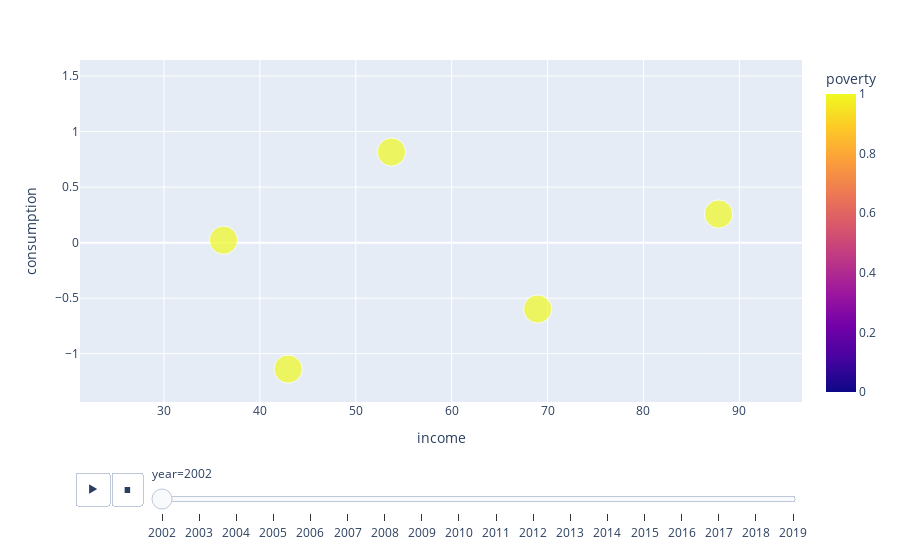

Write notebook code for a chart like this one.
### Markdown cell above
- Plotly is a little advanced, but it is very powerful. 
- You can even create easy animations with it (albeit mileage may vary)

### Code cell
px.scatter(hh_panel, x="income", y="consumption", animation_frame="year", animation_group="hhid",
           size="poverty", hover_name="hhid", color='poverty')

### Figure 1 — Plotly figure (JSON) as saved in the notebook; plotly's stock layout.template omitted (floating-point values rounded to 4 significant figures)
{"data": [{"hovertemplate": "<b>%{hovertext}</b><br><br>year=2002<br>income=%{x}<br>consumption=%{y}<br>poverty=%{marker.color}<extra></extra>", "hovertext": [0, 1, 2, 3, 4, 5, 6, 7, 8, 9], "ids": [0, 1, 2, 3, 4, 5, 6, 7, 8, 9], "legendgroup": "", "marker": {"color": [1, 0, 0, 1, 1, 0, 0, 1, 1, 0], "coloraxis": "coloraxis", "size": [1, 0, 0, 1, 1, 0, 0, 1, 1, 0], "sizemode": "area", "sizeref": 0.0025, "symbol": "circle"}, "mode": "markers", "name": "", "orientation": "v", "showlegend": false, "type": "scatter", "x": [36.2, 78.55, 92.45, 53.71, 42.95, 74.47, 25.32, 68.96, 87.83, 82.17], "xaxis": "x", "y": [0.02273, 0.1836, 1.464, 0.8159, -1.139, -1.07, -1.115, -0.5976, 0.2575, 0.4425], "yaxis": "y"}], "layout": {"coloraxis": {"colorbar": {"title": {"text": "poverty"}}, "colorscale": [[0, "#0d0887"], [0.1111, "#46039f"], [0.2222, "#7201a8"], [0.3333, "#9c179e"], [0.4444, "#bd3786"], [0.5556, "#d8576b"], [0.6667, "#ed7953"], [0.7778, "#fb9f3a"], [0.8889, "#fdca26"], [1, "#f0f921"]]}, "legend": {"itemsizing": "constant", "tracegroupgap": 0}, "margin": {"t": 60}, "sliders": [{"active": 0, "currentvalue": {"prefix": "year="}, "len": 0.9, "pad": {"b": 10, "t": 60}, "steps": [{"args": [["2002"], {"frame": {"duration": 0, "redraw": false}, "fromcurrent": true, "mode": "immediate", "transition": {"duration": 0, "easing": "linear"}}], "label": "2002", "method": "animate"}, {"args": [["2003"], {"frame": {"duration": 0, "redraw": false}, "fromcurrent": true, "mode": "immediate", "transition": {"duration": 0, "easing": "linear"}}], "label": "2003", "method": "animate"}, {"args": [["2004"], {"frame": {"duration": 0, "redraw": false}, "fromcurrent": true, "mode": "immediate", "transition": {"duration": 0, "easing": "linear"}}], "label": "2004", "method": "animate"}, {"args": [["2005"], {"frame": {"duration": 0, "redraw": false}, "fromcurrent": true, "mode": "immediate", "transition": {"duration": 0, "easing": "linear"}}], "label": "2005", "method": "animate"}, {"args": [["2006"], {"frame": {"duration": 0, "redraw": false}, "fromcurrent": true, "mode": "immediate", "transition": {"duration": 0, "easing": "linear"}}], "label": "2006", "method": "animate"}, {"args": [["2007"], {"frame": {"duration": 0, "redraw": false}, "fromcurrent": true, "mode": "immediate", "transition": {"duration": 0, "easing": "linear"}}], "label": "2007", "method": "animate"}, {"args": [["2008"], {"frame": {"duration": 0, "redraw": false}, "fromcurrent": true, "mode": "immediate", "transition": {"duration": 0, "easing": "linear"}}], "label": "2008", "method": "animate"}, {"args": [["2009"], {"frame": {"duration": 0, "redraw": false}, "fromcurrent": true, "mode": "immediate", "transition": {"duration": 0, "easing": "linear"}}], "label": "2009", "method": "animate"}, {"args": [["2010"], {"frame": {"duration": 0, "redraw": false}, "fromcurrent": true, "mode": "immediate", "transition": {"duration": 0, "easing": "linear"}}], "label": "2010", "method": "animate"}, {"args": [["2011"], {"frame": {"duration": 0, "redraw": false}, "fromcurrent": true, "mode": "immediate", "transition": {"duration": 0, "easing": "linear"}}], "label": "2011", "method": "animate"}, {"args": [["2012"], {"frame": {"duration": 0, "redraw": false}, "fromcurrent": true, "mode": "immediate", "transition": {"duration": 0, "easing": "linear"}}], "label": "2012", "method": "animate"}, {"args": [["2013"], {"frame": {"duration": 0, "redraw": false}, "fromcurrent": true, "mode": "immediate", "transition": {"duration": 0, "easing": "linear"}}], "label": "2013", "method": "animate"}, {"args": [["2014"], {"frame": {"duration": 0, "redraw": false}, "fromcurrent": true, "mode": "immediate", "transition": {"duration": 0, "easing": "linear"}}], "label": "2014", "method": "animate"}, {"args": [["2015"], {"frame": {"duration": 0, "redraw": false}, "fromcurrent": true, "mode": "immediate", "transition": {"duration": 0, "easing": "linear"}}], "label": "2015", "method": "animate"}, {"args": [["2016"], {"frame": {"duration": 0, "redraw": false}, "fromcurrent": true, "mode": "immediate", "transition": {"duration": 0, "easing": "linear"}}], "label": "2016", "method": "animate"}, {"args": [["2017"], {"frame": {"duration": 0, "redraw": false}, "fromcurrent": true, "mode": "immediate", "transition": {"duration": 0, "easing": "linear"}}], "label": "2017", "method": "animate"}, {"args": [["2018"], {"frame": {"duration": 0, "redraw": false}, "fromcurrent": true, "mode": "immediate", "transition": {"duration": 0, "easing": "linear"}}], "label": "2018", "method": "animate"}, {"args": [["2019"], {"frame": {"duration": 0, "redraw": false}, "fromcurrent": true, "mode": "immediate", "transition": {"duration": 0, "easing": "linear"}}], "label": "2019", "method": "animate"}], "x": 0.1, "xanchor": "left", "y": 0, "yanchor": "top"}], "updatemenus": [{"buttons": [{"args": [null, {"frame": {"duration": 500, "redraw": false}, "fromcurrent": true, "mode": "immediate", "transition": {"duration": 500, "easing": "linear"}}], "label": "&#9654;", "method": "animate"}, {"args": [[null], {"frame": {"duration": 0, "redraw": false}, "fromcurrent": true, "mode": "immediate", "transition": {"duration": 0, "easing": "linear"}}], "label": "&#9724;", "method": "animate"}], "direction": "left", "pad": {"r": 10, "t": 70}, "showactive": false, "type": "buttons", "x": 0.1, "xanchor": "right", "y": 0, "yanchor": "top"}], "xaxis": {"anchor": "y", "domain": [0, 1], "title": {"text": "income"}}, "yaxis": {"anchor": "x", "domain": [0, 1], "title": {"text": "consumption"}}}}
